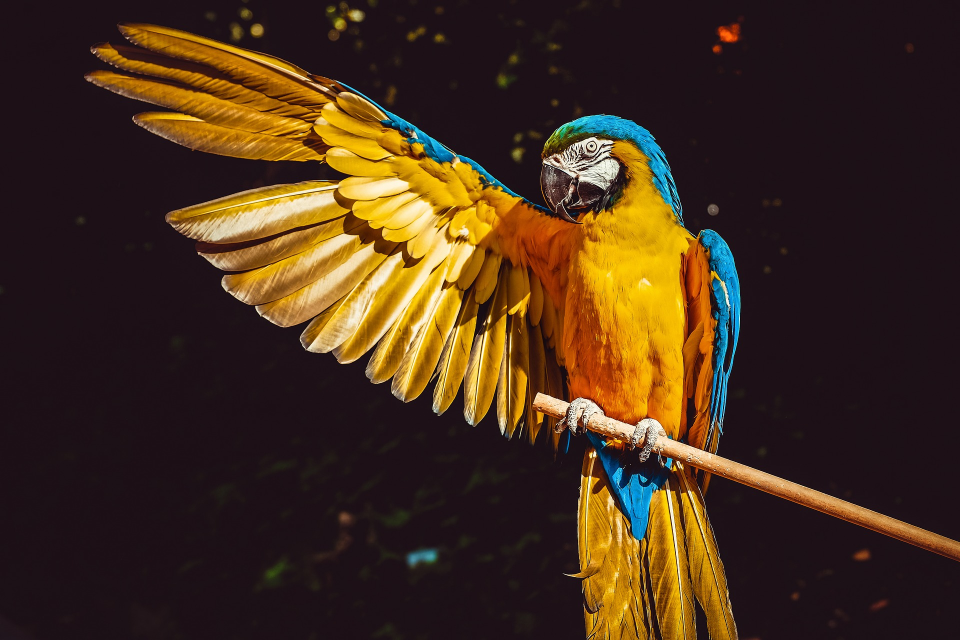
#> input picture opencv/ara.jpg, 1920 x 1280 px (shown at 1/2 size)
$ python pr8.py
#> lines starting #> are read from the running program, lines starting #| are printed output that depends on the picture
import cv2

src = cv2.imread("ara.jpg",cv2.IMREAD_COLOR)
#> src is the input picture: shape (1280, 1920, 3); mean B, G, R 28.2, 47.3, 69.5

dst = src.copy()
dst = src[400:1200, 100:700]
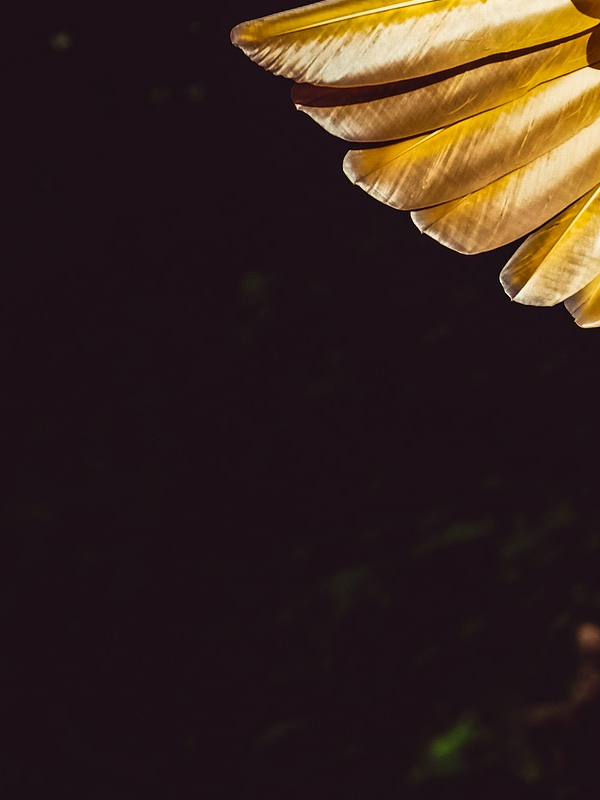
#> dst: shape (800, 600, 3); mean B, G, R 29.5, 35.9, 53.3

cv2.imshow("dst",dst)
cv2.waitKey(0)
cv2.destroyAllWindows()
